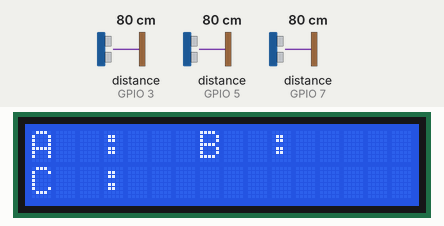
This sketch was run on a simulated ESP32. On the bench: 16×2 character LCD. The test bench sets the inputs (shaded band); at power-on: distance to the obstacle (sensors on GPIO 7, GPIO 3, GPIO 5) 80 cm. The echo pulse lasts 58.3 µs per cm; what the sketch prints to the serial monitor is not drawn.

Above: at 1.2 s.
1.3 s: distance to the obstacle (sensor on GPIO 7) set to 5 cm
At 2.7 s:
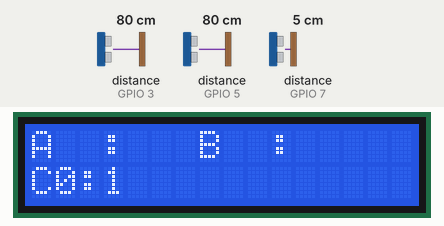
3.5 s: distance to the obstacle (sensor on GPIO 3) set to 2 cm
At 4.9 s:
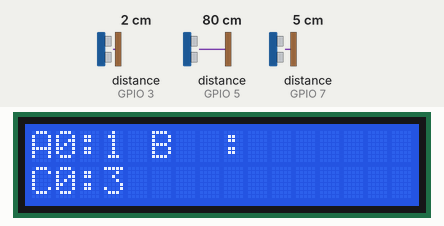
5.5 s: distance to the obstacle (sensor on GPIO 5) set to 2 cm
At 6.5 s:
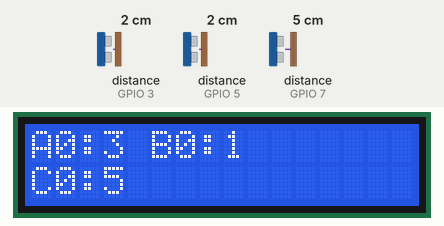
7.6 s: distance to the obstacle (sensor on GPIO 3) set to 9 cm
At 8.8 s:
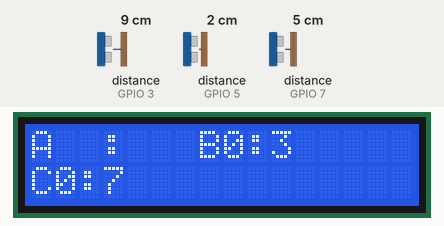
9.5 s: distance to the obstacle (sensor on GPIO 7) set to 9 cm
At 10.4 s:
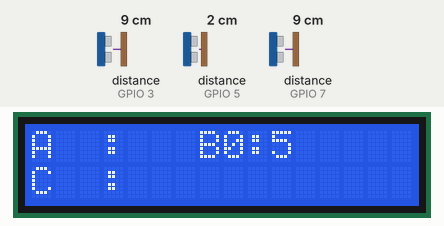
11.5 s: distance to the obstacle (sensor on GPIO 3) set to 4 cm
At 12.8 s:
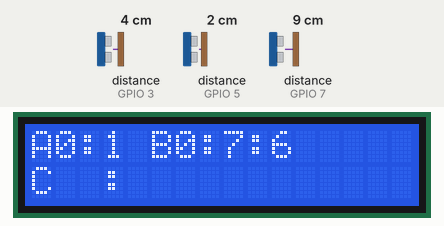
Timing chart, 0 to 14.5 s (numbered marks = the images above; inputs shaded):
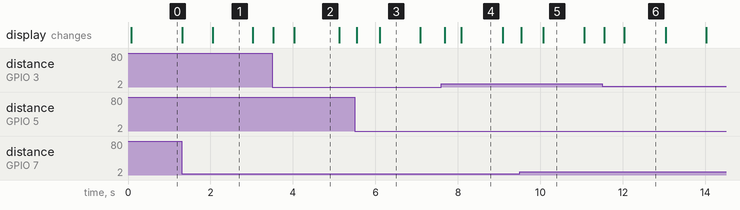

Measured:
- after the input at 1.3 s, the display: first changes at once (image 1 shows a later state)
- what the display in image 1 shows lasts 0.9 s, from 2.1 s to 3.0 s
- what the display in image 2 shows lasts 1.1 s, from 4.0 s to 5.1 s

The sketch:

sensors_and_lcd.ino
```cpp
/* https://github.com/jolayc/sysc3010-smartparkingmonitor/blob/master/SmartParkingMonitor/sensors_and_lcd.ino
   @author Joseph Laycano
   SYSC3010 M03
   This sketch performs the following:
   i. Each node check if something is within its range
   ii. Node identification and distance detected
   is sent through serial port to RPi
   iii. Timer values are displayed on LCD connected to Arduino (buggy)
*/

#include <Wire.h> //I2C connection Library
#include <LiquidCrystal_I2C.h> // LCD I2C library
#include <TimeLib.h> // Time keeping library
#include <NewPing.h> // Distance sensor library

#define SONAR_NUM 3 // Number of sensors
#define MAX_DISTANCE 8 // Max detection distance is 8 cm
#define PING_INTERVAL 33 // Used for pinging distance sensors

boolean newData = false; // New data available flag
unsigned long pingTimer[SONAR_NUM];
unsigned int cm[SONAR_NUM]; // Distance detected for each node
uint8_t currentSensor = 0; // Node identification for loops
time_t start[3]; // Start time for each node
time_t timers[3]; // Timer values for each node
long baud = 9600; // Baud rate

LiquidCrystal_I2C lcd(0x20, 16, 2); // LCD object

NewPing sonar[SONAR_NUM] = { // Array of distance sensors
  NewPing(2, 3, MAX_DISTANCE), // Node A
  NewPing(4, 5, MAX_DISTANCE), // Node B
  NewPing(6, 7, MAX_DISTANCE) // Node C
};

void setup() {
  // Initialize LCD
  lcd.begin();
  lcd.backlight();
  // Initialize serial communication
  Serial.begin(baud);
  pingTimer[0] = millis() + 75;
  for (uint8_t i = 1; i < SONAR_NUM; i++) {
    pingTimer[i] = pingTimer[i - 1] + PING_INTERVAL;
  }
}

/* This loop function was taken from NewPing library examples */
void loop() {
  for (uint8_t i = 0; i < SONAR_NUM; i++) { // Loop through all the sensors.
    if (millis() >= pingTimer[i]) {         // Is it this sensor's time to ping?
      pingTimer[i] += PING_INTERVAL * SONAR_NUM;  // Set next time this sensor will be pinged.
      if (i == 0 && currentSensor == SONAR_NUM - 1) oneSensorCycle(); // Sensor ping cycle complete, do something with the results.
      sonar[currentSensor].timer_stop();          // Make sure previous timer is canceled before starting a new ping (insurance).
      currentSensor = i;                          // Sensor being accessed.
      cm[currentSensor] = 0;                      // Make distance zero in case there's no ping echo for this sensor.
      sonar[currentSensor].ping_timer(echoCheck); // Do the ping (processing continues, interrupt will call echoCheck to look for echo).
    }
  }
  // Bring LCD cursor to home position (0,0) and print node ID and call printLCD to print timer value
  lcd.home();
  lcd.print("A");
  printLCD(0);
  lcd.print(" B");
  printLCD(1);
  lcd.setCursor(0, 1);
  lcd.print("C");
  printLCD(2);
}

/* If ping is received, set the sensor distance to array */
void echoCheck() {
  if (sonar[currentSensor].check_timer())
    cm[currentSensor] = sonar[currentSensor].ping_result / US_ROUNDTRIP_CM; // Convert distance to cm
  newData = true; // Set flag
}

/* Sensor ping cycle in complete, print distance values to serial and call checkNode() */
void oneSensorCycle() {
  if (newData) { // New data/reading was received
    for (uint8_t i = 0; i < SONAR_NUM; i++) { // Print all distances values to serial
      Serial.print(i);
      Serial.print(" ");
      Serial.print(cm[i]);
      Serial.print(" ");
      checkNode(i, cm[i]);
    }
    newData = false;
    Serial.println();
  }
}

/* Print timer value to LCD based on ID0. */
void printLCD(int ID) {
  if (cm[ID] == 0 || cm[ID] > MAX_DISTANCE) {
    lcd.print("  :  ");
  } else {
    lcd.print(minute(timers[ID]));
    lcd.print(":");
    lcd.print(second(timers[ID]));
  }
}

/* Set timer value */
time_t setTimer(time_t start) {
  return now() - start;
}

/* Set start timer value */
time_t startTimer() {
  return now();
}

/*
 * Check distance of node and
 * modify timer value based on readings
 */
void checkNode(uint8_t ID, unsigned int distance) {
  if (distance > 0 && distance <= MAX_DISTANCE) { // Check if distance is within range
    if (start[ID] == 0) {
      start[ID] = startTimer();
    }
    timers[ID] = setTimer(start[ID]);
  }
  else { // Reset values otherwise
    start[ID] = 0;
    timers[ID] = 0;
  }
}
```
